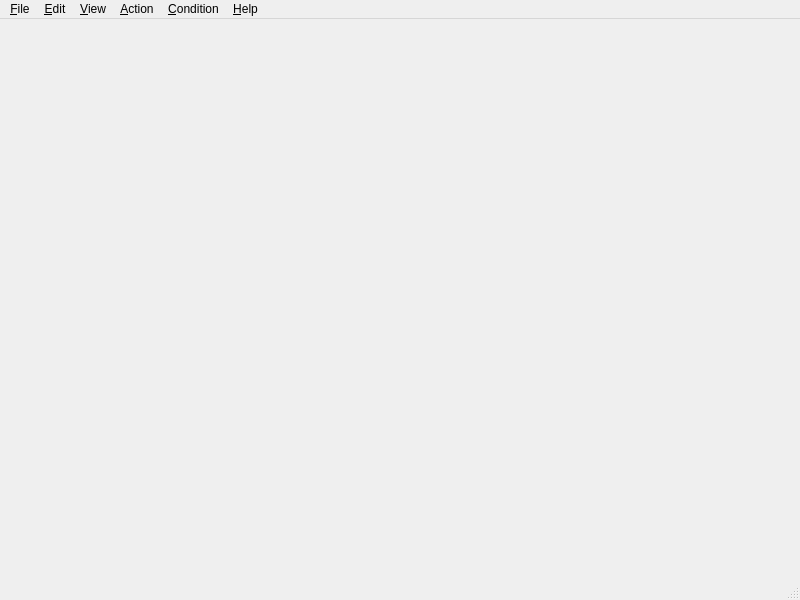
<?xml version="1.0" encoding="UTF-8"?>
<ui version="4.0">
 <class>tmqtMainWindow</class>
 <widget class="QMainWindow" name="tmqtMainWindow">
  <property name="geometry">
   <rect>
    <x>0</x>
    <y>0</y>
    <width>800</width>
    <height>600</height>
   </rect>
  </property>
  <property name="windowTitle">
   <string>tmqtMainWindow</string>
  </property>
  <widget class="QWidget" name="centralwidget"/>
  <widget class="QMenuBar" name="menubar">
   <property name="geometry">
    <rect>
     <x>0</x>
     <y>0</y>
     <width>800</width>
     <height>24</height>
    </rect>
   </property>
   <widget class="QMenu" name="menuFile">
    <property name="title">
     <string>&amp;File</string>
    </property>
    <addaction name="actionNew"/>
    <addaction name="actionOpen"/>
    <addaction name="actionClose"/>
    <addaction name="actionSave"/>
    <addaction name="actionSaveAs"/>
    <addaction name="actionRevert"/>
    <addaction name="separator"/>
    <addaction name="actionPrint"/>
    <addaction name="separator"/>
    <addaction name="actionSettings"/>
    <addaction name="actionExit"/>
   </widget>
   <widget class="QMenu" name="menu_Help">
    <property name="title">
     <string>&amp;Help</string>
    </property>
    <addaction name="actionAbout"/>
    <addaction name="separator"/>
    <addaction name="actionHelp"/>
   </widget>
   <widget class="QMenu" name="menuEdit">
    <property name="title">
     <string>&amp;Edit</string>
    </property>
    <widget class="QMenu" name="menuSelect">
     <property name="title">
      <string>Select</string>
     </property>
     <addaction name="actionPart_by_Index"/>
     <addaction name="actionSelectAll"/>
     <addaction name="actionDeselect"/>
     <addaction name="actionMovable_Parts"/>
     <addaction name="actionPath_from_Nodes"/>
     <addaction name="actionCorridor_Facets"/>
    </widget>
    <widget class="QMenu" name="menuNodes">
     <property name="title">
      <string>Nodes</string>
     </property>
     <addaction name="actionMake_Root"/>
     <addaction name="actionPerturb_Selected"/>
     <addaction name="actionPerturb_All"/>
    </widget>
    <widget class="QMenu" name="menuEdges">
     <property name="title">
      <string>Edges</string>
     </property>
     <addaction name="actionSet_Lengths"/>
     <addaction name="actionScale_Lengths"/>
     <addaction name="actionRenormalize_to_Selection"/>
     <addaction name="actionRenormalize_All_to_Unit_Scale"/>
    </widget>
    <widget class="QMenu" name="menuAbsorb">
     <property name="title">
      <string>Absorb</string>
     </property>
     <addaction name="actionSelected_Nodes"/>
     <addaction name="actionRedundant_Nodes"/>
     <addaction name="actionSelected_Edges"/>
    </widget>
    <widget class="QMenu" name="menuSplit">
     <property name="title">
      <string>Split</string>
     </property>
     <addaction name="actionSelected_Edge"/>
    </widget>
    <widget class="QMenu" name="menuStrain">
     <property name="title">
      <string>Strain</string>
     </property>
     <addaction name="actionRemove_Selection"/>
     <addaction name="actionRemove_All"/>
     <addaction name="actionRelieve_Selection"/>
     <addaction name="actionRelieve_All"/>
    </widget>
    <widget class="QMenu" name="menuStub">
     <property name="title">
      <string>Stub</string>
     </property>
     <addaction name="actionPick_for_Nodes"/>
     <addaction name="actionPick_for_Poly"/>
     <addaction name="actionAdd_Largest_to_Nodes"/>
     <addaction name="actionAdd_Largest_to_Poly"/>
     <addaction name="actionTriangulate_Tree"/>
    </widget>
    <addaction name="actionUndo"/>
    <addaction name="actionRedo"/>
    <addaction name="separator"/>
    <addaction name="actionCut"/>
    <addaction name="actionCopy"/>
    <addaction name="actionPaste"/>
    <addaction name="actionClear"/>
    <addaction name="separator"/>
    <addaction name="menuSelect"/>
    <addaction name="menuNodes"/>
    <addaction name="menuEdges"/>
    <addaction name="menuAbsorb"/>
    <addaction name="menuSplit"/>
    <addaction name="menuStrain"/>
    <addaction name="menuStub"/>
   </widget>
   <widget class="QMenu" name="menuView">
    <property name="title">
     <string>&amp;View</string>
    </property>
    <addaction name="actionInspector"/>
    <addaction name="actionView_Settings"/>
    <addaction name="actionFolded_Form"/>
    <addaction name="separator"/>
    <addaction name="actionTree_View"/>
    <addaction name="actionDesign_View"/>
    <addaction name="actionCreases_View"/>
    <addaction name="actionPlan_View"/>
    <addaction name="separator"/>
    <addaction name="actionFit_to_Screen"/>
    <addaction name="actionFit_to_Width"/>
    <addaction name="actionFit_to_Height"/>
    <addaction name="actionSet_Paper_Size"/>
   </widget>
   <widget class="QMenu" name="menuAction">
    <property name="title">
     <string>&amp;Action</string>
    </property>
    <addaction name="actionScale_Everything"/>
    <addaction name="actionScale_Selection"/>
    <addaction name="actionMinimize_Strain"/>
    <addaction name="separator"/>
    <addaction name="actionBuild_Crease_Pattern"/>
    <addaction name="actionKill_Create_Pattern"/>
   </widget>
   <widget class="QMenu" name="menuCondition">
    <property name="title">
     <string>&amp;Condition</string>
    </property>
    <addaction name="actionNode_s_Fixed_to_Symmetry_Line"/>
    <addaction name="actionNode_s_Fixed_to_Paper_Edge"/>
    <addaction name="actionNode_s_Fixed_to_Corner"/>
    <addaction name="actionNode_s_Fixed_to_Position"/>
    <addaction name="action2_Nodes_Paired_about_Symmetry_Line"/>
    <addaction name="action3_Nodes_Collinear"/>
    <addaction name="actionRemove_All_Node_Conditions"/>
    <addaction name="separator"/>
    <addaction name="actionEdge_s_No_Strain"/>
    <addaction name="action2_Edges_Same_Strain"/>
    <addaction name="actionRemove_All_Edge_Conditions"/>
    <addaction name="separator"/>
    <addaction name="actionPath_Active"/>
    <addaction name="actionPath_Angle_Fixed"/>
    <addaction name="actionPath_Angle_Quantized"/>
    <addaction name="actionRemove_All_Path_Conditions"/>
    <addaction name="separator"/>
    <addaction name="actionRemove_All_Conditions"/>
   </widget>
   <addaction name="menuFile"/>
   <addaction name="menuEdit"/>
   <addaction name="menuView"/>
   <addaction name="menuAction"/>
   <addaction name="menuCondition"/>
   <addaction name="menu_Help"/>
  </widget>
  <widget class="QStatusBar" name="statusbar"/>
  <action name="actionNew">
   <property name="text">
    <string>&amp;New</string>
   </property>
  </action>
  <action name="actionOpen">
   <property name="text">
    <string>&amp;Open...</string>
   </property>
  </action>
  <action name="actionSettings">
   <property name="text">
    <string>Settings</string>
   </property>
  </action>
  <action name="actionExit">
   <property name="text">
    <string>E&amp;xit</string>
   </property>
   <property name="shortcut">
    <string>Alt+X</string>
   </property>
   <property name="menuRole">
    <enum>QAction::MenuRole::QuitRole</enum>
   </property>
  </action>
  <action name="actionAbout">
   <property name="text">
    <string>&amp;About</string>
   </property>
  </action>
  <action name="actionHelp">
   <property name="text">
    <string>&amp;Help</string>
   </property>
  </action>
  <action name="actionClose">
   <property name="text">
    <string>&amp;Close</string>
   </property>
  </action>
  <action name="actionSave">
   <property name="text">
    <string>&amp;Save</string>
   </property>
  </action>
  <action name="actionSaveAs">
   <property name="text">
    <string>Save &amp;As...</string>
   </property>
  </action>
  <action name="actionRevert">
   <property name="text">
    <string>Revert</string>
   </property>
  </action>
  <action name="actionPrint">
   <property name="text">
    <string>&amp;Print</string>
   </property>
  </action>
  <action name="actionUndo">
   <property name="text">
    <string>&amp;Undo</string>
   </property>
  </action>
  <action name="actionRedo">
   <property name="text">
    <string>&amp;Redo</string>
   </property>
   <property name="shortcut">
    <string>Ctrl+Y</string>
   </property>
  </action>
  <action name="actionCut">
   <property name="text">
    <string>Cut</string>
   </property>
  </action>
  <action name="actionCopy">
   <property name="text">
    <string>Copy</string>
   </property>
  </action>
  <action name="actionPaste">
   <property name="text">
    <string>Paste</string>
   </property>
  </action>
  <action name="actionClear">
   <property name="text">
    <string>Clear</string>
   </property>
  </action>
  <action name="actionPart_by_Index">
   <property name="text">
    <string>Part by Index...</string>
   </property>
   <property name="shortcut">
    <string>Ctrl+J</string>
   </property>
  </action>
  <action name="actionSelectAll">
   <property name="text">
    <string>All</string>
   </property>
  </action>
  <action name="actionDeselect">
   <property name="text">
    <string>None</string>
   </property>
   <property name="shortcut">
    <string>Ctrl+Shift+A</string>
   </property>
  </action>
  <action name="actionMovable_Parts">
   <property name="text">
    <string>Movable Parts</string>
   </property>
   <property name="shortcut">
    <string>Ctrl+Alt+A</string>
   </property>
  </action>
  <action name="actionPath_from_Nodes">
   <property name="text">
    <string>Path from Nodes</string>
   </property>
  </action>
  <action name="actionCorridor_Facets">
   <property name="text">
    <string>Corridor Facets</string>
   </property>
  </action>
  <action name="actionSelect_2">
   <property name="text">
    <string>Select</string>
   </property>
  </action>
  <action name="actionMake_Root">
   <property name="text">
    <string>Make Root</string>
   </property>
  </action>
  <action name="actionPerturb_Selected">
   <property name="text">
    <string>Perturb Selected</string>
   </property>
  </action>
  <action name="actionPerturb_All">
   <property name="text">
    <string>Perturb All</string>
   </property>
  </action>
  <action name="actionSet_Lengths">
   <property name="text">
    <string>Set Lengths...</string>
   </property>
   <property name="shortcut">
    <string>Ctrl+E</string>
   </property>
  </action>
  <action name="actionScale_Lengths">
   <property name="text">
    <string>Scale Lengths...</string>
   </property>
   <property name="shortcut">
    <string>Ctrl+Shift+E</string>
   </property>
  </action>
  <action name="actionRenormalize_to_Selection">
   <property name="text">
    <string>Renormalize to Selection</string>
   </property>
  </action>
  <action name="actionRenormalize_All_to_Unit_Scale">
   <property name="text">
    <string>Renormalize All to Unit Scale</string>
   </property>
  </action>
  <action name="actionSelected_Nodes">
   <property name="text">
    <string>Selected Nodes</string>
   </property>
  </action>
  <action name="actionRedundant_Nodes">
   <property name="text">
    <string>Redundant Nodes</string>
   </property>
  </action>
  <action name="actionSelected_Edges">
   <property name="text">
    <string>Selected Edges</string>
   </property>
  </action>
  <action name="actionSelected_Edge">
   <property name="text">
    <string>Selected Edge...</string>
   </property>
  </action>
  <action name="actionRemove_Selection">
   <property name="text">
    <string>Remove Selection</string>
   </property>
  </action>
  <action name="actionRemove_All">
   <property name="text">
    <string>Remove All</string>
   </property>
  </action>
  <action name="actionRelieve_Selection">
   <property name="text">
    <string>Relieve Selection</string>
   </property>
  </action>
  <action name="actionRelieve_All">
   <property name="text">
    <string>Relieve All</string>
   </property>
  </action>
  <action name="actionPick_for_Nodes">
   <property name="text">
    <string>Pick for Nodes...</string>
   </property>
  </action>
  <action name="actionPick_for_Poly">
   <property name="text">
    <string>Pick for Poly...</string>
   </property>
  </action>
  <action name="actionAdd_Largest_to_Nodes">
   <property name="text">
    <string>Add Largest to Nodes</string>
   </property>
  </action>
  <action name="actionAdd_Largest_to_Poly">
   <property name="text">
    <string>Add Largest to Poly</string>
   </property>
  </action>
  <action name="actionTriangulate_Tree">
   <property name="text">
    <string>Triangulate Tree</string>
   </property>
  </action>
  <action name="actionInspector">
   <property name="text">
    <string>Inspector</string>
   </property>
   <property name="shortcut">
    <string>Ctrl+I</string>
   </property>
  </action>
  <action name="actionView_Settings">
   <property name="text">
    <string>View Settings</string>
   </property>
   <property name="shortcut">
    <string>Ctrl+G</string>
   </property>
  </action>
  <action name="actionFolded_Form">
   <property name="text">
    <string>Folded Form</string>
   </property>
   <property name="shortcut">
    <string>Ctrl+F</string>
   </property>
  </action>
  <action name="actionTree_View">
   <property name="text">
    <string>Tree View</string>
   </property>
   <property name="shortcut">
    <string>Ctrl+Shift+T</string>
   </property>
  </action>
  <action name="actionDesign_View">
   <property name="text">
    <string>Design View</string>
   </property>
   <property name="shortcut">
    <string>Ctrl+Shift+D</string>
   </property>
  </action>
  <action name="actionCreases_View">
   <property name="text">
    <string>Creases View</string>
   </property>
   <property name="shortcut">
    <string>Ctrl+Shift+C</string>
   </property>
  </action>
  <action name="actionPlan_View">
   <property name="text">
    <string>Plan View</string>
   </property>
   <property name="shortcut">
    <string>Ctrl+Shift+P</string>
   </property>
  </action>
  <action name="actionFit_to_Screen">
   <property name="text">
    <string>Fit to Screen</string>
   </property>
   <property name="shortcut">
    <string>Ctrl+Shift+F</string>
   </property>
  </action>
  <action name="actionFit_to_Width">
   <property name="text">
    <string>Fit to Width</string>
   </property>
   <property name="shortcut">
    <string>Ctrl+Shift+W</string>
   </property>
  </action>
  <action name="actionFit_to_Height">
   <property name="text">
    <string>Fit to Height</string>
   </property>
   <property name="shortcut">
    <string>Ctrl+Shift+H</string>
   </property>
  </action>
  <action name="actionSet_Paper_Size">
   <property name="text">
    <string>Set Paper Size...</string>
   </property>
   <property name="shortcut">
    <string>Ctrl+Shift+Y</string>
   </property>
  </action>
  <action name="actionScale_Everything">
   <property name="text">
    <string>Scale Everything</string>
   </property>
   <property name="shortcut">
    <string>Ctrl+1</string>
   </property>
  </action>
  <action name="actionScale_Selection">
   <property name="text">
    <string>Scale Selection</string>
   </property>
   <property name="shortcut">
    <string>Ctrl+2</string>
   </property>
  </action>
  <action name="actionMinimize_Strain">
   <property name="text">
    <string>Minimize Strain</string>
   </property>
   <property name="shortcut">
    <string>Ctrl+3</string>
   </property>
  </action>
  <action name="actionBuild_Crease_Pattern">
   <property name="text">
    <string>Build Crease Pattern</string>
   </property>
   <property name="shortcut">
    <string>Ctrl+4</string>
   </property>
  </action>
  <action name="actionKill_Create_Pattern">
   <property name="text">
    <string>Kill Create Pattern</string>
   </property>
   <property name="shortcut">
    <string>Ctrl+Alt+4</string>
   </property>
  </action>
  <action name="actionNode_s_Fixed_to_Symmetry_Line">
   <property name="text">
    <string>Node(s) Fixed to Symmetry Line</string>
   </property>
  </action>
  <action name="actionNode_s_Fixed_to_Paper_Edge">
   <property name="text">
    <string>Node(s) Fixed to Paper Edge</string>
   </property>
  </action>
  <action name="actionNode_s_Fixed_to_Corner">
   <property name="text">
    <string>Node(s) Fixed to Corner</string>
   </property>
  </action>
  <action name="actionNode_s_Fixed_to_Position">
   <property name="text">
    <string>Node(s) Fixed to Position...</string>
   </property>
  </action>
  <action name="action2_Nodes_Paired_about_Symmetry_Line">
   <property name="text">
    <string>2 Nodes Paired about Symmetry Line</string>
   </property>
  </action>
  <action name="action3_Nodes_Collinear">
   <property name="text">
    <string>3 Nodes Collinear</string>
   </property>
  </action>
  <action name="actionRemove_All_Node_Conditions">
   <property name="text">
    <string>Remove All Node Conditions</string>
   </property>
  </action>
  <action name="actionEdge_s_No_Strain">
   <property name="text">
    <string>Edge(s) No Strain</string>
   </property>
  </action>
  <action name="action2_Edges_Same_Strain">
   <property name="text">
    <string>2 Edges Same Strain</string>
   </property>
  </action>
  <action name="actionRemove_All_Edge_Conditions">
   <property name="text">
    <string>Remove All Edge Conditions</string>
   </property>
  </action>
  <action name="actionPath_Active">
   <property name="text">
    <string>Path Active</string>
   </property>
  </action>
  <action name="actionPath_Angle_Fixed">
   <property name="text">
    <string>Path Angle Fixed...</string>
   </property>
  </action>
  <action name="actionPath_Angle_Quantized">
   <property name="text">
    <string>Path Angle Quantized...</string>
   </property>
  </action>
  <action name="actionRemove_All_Path_Conditions">
   <property name="text">
    <string>Remove All Path Conditions</string>
   </property>
  </action>
  <action name="actionRemove_All_Conditions">
   <property name="text">
    <string>Remove All Conditions</string>
   </property>
  </action>
 </widget>
 <resources/>
 <connections/>
</ui>
